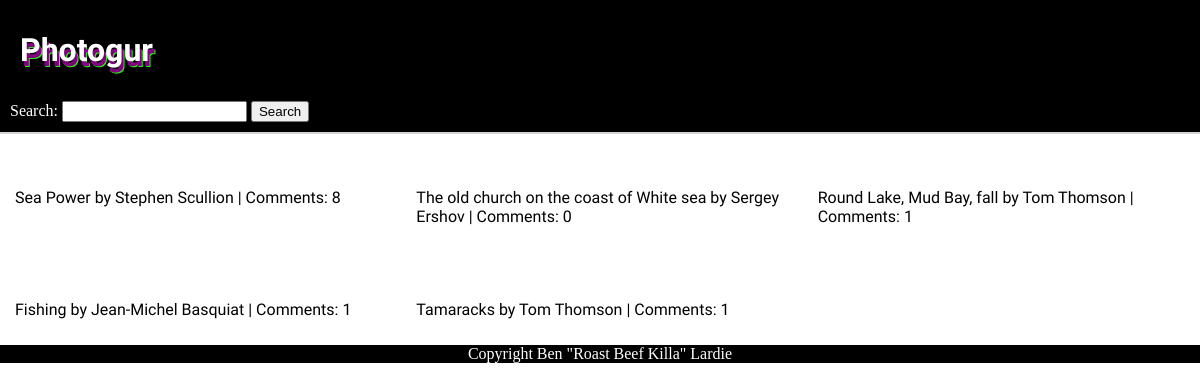
/pictures/, run on the app's committed database.
### photogur/models.py (models this page shows, shortened)
class Picture(models.Model):
    title = models.CharField(max_length=255)
    artist = models.CharField(max_length=255)
    url = models.CharField(max_length=255)

### photogur/views.py (the view)
# urls.py: path('pictures/', picture_page, name='main-page'),
def picture_page(request):
    context = {'pictures': Picture.objects.all()}
    response = render(request, 'pictures.html', context)
    return HttpResponse(response)

### photogur/templates/pictures.html (shortened to what this page needs)
{% extends 'base.html'%}
{% block content %}
    <main class="main-gallery">
      {% for picture in pictures %}
        <div>
        <p>{{ picture.title }} by {{ picture.artist }} | Comments: {{picture.comments.count}}</p>
      </div>
        {% endfor %}
  </main>
{% endblock %}

### photogur/static/css/main.css (style rules this page uses)
body { background: white; margin: 0; box-sizing: border-box; }
p { font-family: 'Ubuntu', sans-serif; font-size: 1em; padding-left: 5px; }
.main-gallery { margin: 10px; }
@media only screen and (min-width: 768px) { .main-gallery { display: grid; grid-gap: 1.5em; grid-template-columns: 1fr 1fr; } }
@media only screen and (min-width: 992px) { .main-gallery { display: grid; grid-gap: 1.5em; grid-template-columns: 1fr 1fr 1fr; } }

### data on the page
Picture: title "Sea Power", artist "Stephen Scullion", comments.count "8"
Picture: title "The old church on the coast of White sea", artist "Sergey Ershov", comments.count "0"
Picture: title "Round Lake, Mud Bay, fall", artist "Tom Thomson", comments.count "1"
Picture: title "Fishing", artist "Jean-Michel Basquiat", comments.count "1"
Picture: title "Tamaracks", artist "Tom Thomson", comments.count "1"
